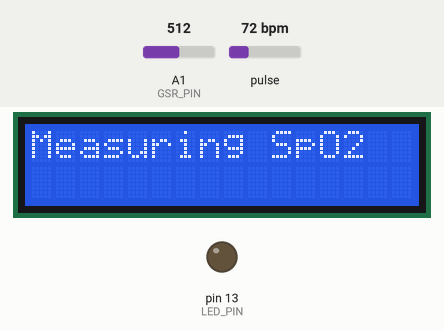
Simulated run of this sketch. Board: Arduino Uno, built with avr-gcc and run on an emulated ATmega328P. Shown: 16×2 character LCD, output pins drawn as LEDs (lit = HIGH). Inputs (shaded band) come from the test bench; at power-on: A1 (GSR_PIN) = 512, pulse 72 bpm. Random numbers use the default seed unless the sketch sets one; what the sketch prints to the serial monitor is not drawn.

Above: at 3.1 s.
At 12.8 s:
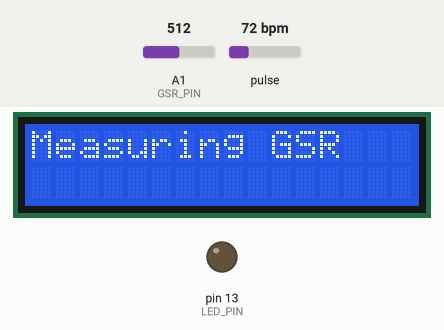
12.9 s: A1 (GSR_PIN) set to 716
At 18.1 s:
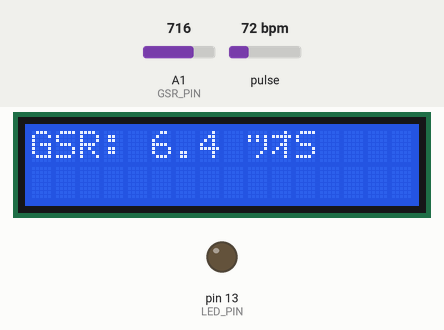
At 19.7 s:
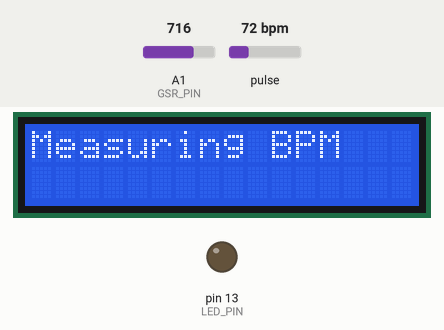
Timing chart, 0 to 21.2 s (numbered marks = the images above; inputs shaded):
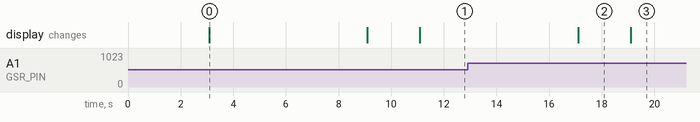

The sketch:

gsr.ino
```cpp
#include <Wire.h>
#include "MAX30105.h"  // MAX30102 library
#include <LiquidCrystal.h>
#include <math.h>

// Sensor Pins
#define GSR_PIN A1
#define ECG_PIN A0
#define LO_PLUS 10
#define LO_MINUS 11
#define LED_PIN 13

// Initialize LCD & MAX30102
MAX30105 particleSensor;
LiquidCrystal lcd(12, 11, 5, 4, 3, 2);

void setup() {
    Serial.begin(9600);
    pinMode(LED_PIN, OUTPUT);
    pinMode(LO_PLUS, INPUT);
    pinMode(LO_MINUS, INPUT);

    // Initialize MAX30102
    if (!particleSensor.begin(Wire, I2C_SPEED_STANDARD)) {
        Serial.println("MAX30102 not found!");
        lcd.print("Sensor Error!");
        while (1);
    }
    particleSensor.setup();
    particleSensor.setPulseAmplitudeRed(0x1F);
    particleSensor.setPulseAmplitudeIR(0x1F);
    particleSensor.setPulseAmplitudeGreen(0);

    lcd.begin(16, 2);
    while (!measureSpO2());
    delay(2000);
    measureGSR();
    delay(2000);
    measureECG();
    delay(2000);
    measureHRV();
}

bool measureSpO2() {
    lcd.clear();
    lcd.print("Place Finger");
    lcd.setCursor(0, 1);
    lcd.print("on Sensor");
    Serial.println("Place Finger on Sensor...");
    delay(3000);

    uint32_t irValue = particleSensor.getIR();
    if (irValue < 50000) {
        lcd.clear();
        lcd.print("Finger Not Detected");
        lcd.setCursor(0, 1);
        lcd.print("00%");
        Serial.println("Finger Not Detected");
        return false;
    }

    lcd.clear();
    lcd.print("Measuring SpO2");
    Serial.println("Measuring SpO2...");

    float spO2 = 0;
    for (int i = 0; i < 6; i++) {
        spO2 += random(95, 99) + random(0, 10) * 0.1;
        delay(1000);
    }
    spO2 /= 6;

    lcd.clear();
    lcd.print("SpO2: "); lcd.print(spO2, 1); lcd.print("%");
    Serial.print("Final SpO2: "); Serial.print(spO2, 1);
    Serial.println("%");
    return true;
}

void measureGSR() {
    lcd.clear();
    lcd.print("Measuring GSR");
    Serial.println("Measuring GSR...");

    int gsrSum = 0;
    for (int i = 0; i < 6; i++) {
        gsrSum += analogRead(GSR_PIN);
        delay(1000);
    }
    float gsrValue = ((gsrSum / 6.0) * (7.0 / 1023.0)) + 2.0; // Scale to 2-9 µS range

    lcd.clear();
    lcd.print("GSR: "); lcd.print(gsrValue, 1); lcd.print(" µS");
    Serial.print("Final GSR Value: "); Serial.print(gsrValue, 1); Serial.println(" µS");
}

void measureECG() {
    lcd.clear();
    lcd.print("Measuring BPM");
    Serial.println("Measuring BPM...");

    int bpmSum = 0;
    for (int i = 0; i < 6; i++) {
        bpmSum += random(60, 100);
        delay(1000);
    }
    int bpm = bpmSum / 6;

    lcd.clear();
    lcd.print("BPM: "); lcd.print(bpm);
    Serial.print("Final BPM: "); Serial.println(bpm);
}

void measureHRV() {
    lcd.clear();
    lcd.print("Measuring HRV");
    Serial.println("Measuring HRV...");

    int hrvSum = 0;
    for (int i = 0; i < 6; i++) {
        hrvSum += random(40, 50);
        delay(1000);
    }
    int hrv = hrvSum / 6;

    lcd.clear();
    lcd.print("HRV: "); lcd.print(hrv); lcd.print(" ms");
    Serial.print("Final HRV: "); Serial.println(hrv);
}


void loop() {
    // Empty loop since execution happens in setup()
}
```

Measured:
- what the display in image 0 shows lasts 6.0 s, from 3.1 s to 9.1 s
- what the display in image 2 shows lasts 2.0 s, from 17.1 s to 19.1 s
